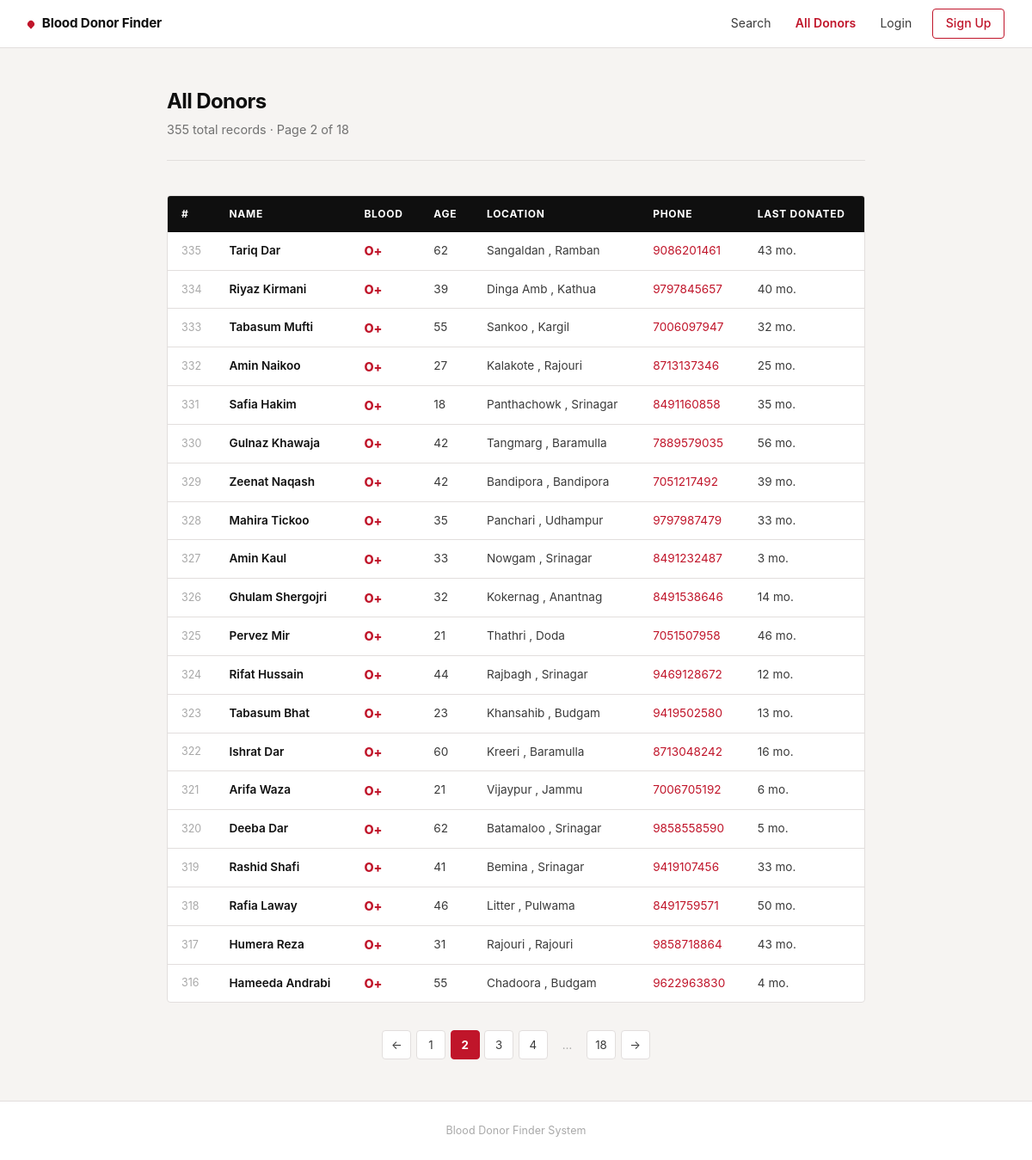
The page /donors?page=2 on the database its author committed.
### tables this page shows
CREATE TABLE donors (
    id INTEGER PRIMARY KEY AUTOINCREMENT,
    Name TEXT NOT NULL, Gender TEXT, Age INTEGER,
    Email TEXT, Phone TEXT, District TEXT, City TEXT,
    Blood_group TEXT, Months_since_last_donation INTEGER
);

### app.py (the view)
@app.route("/donors")
def all_donors():
    page     = max(1, int(request.args.get("page", 1)))
    per_page = 20
    offset   = (page - 1) * per_page
    conn  = get_db()
    total = conn.execute("SELECT COUNT(*) FROM donors").fetchone()[0]
    rows  = conn.execute(
        "SELECT * FROM donors ORDER BY id DESC LIMIT ? OFFSET ?",
        (per_page, offset)
    ).fetchall()
    conn.close()
    total_pages = max(1, (total + per_page - 1) // per_page)
    return render_template("donors.html",
                           donors=rows, page=page,
                           total_pages=total_pages, total=total)

### app.py (called while the page is built)
def get_db():
    conn = sqlite3.connect(DATABASE)
    conn.row_factory = sqlite3.Row
    return conn

### templates/donors.html (shortened to what this page needs)
{% extends "base.html" %}
{% block content %}
<div class="container">
  <div class="page-header">
    <h2>All Donors</h2>
    <p>{{ total }} total records · Page {{ page }} of {{ total_pages }}</p>
  </div>
  <div class="table-wrap">
    <table>
      <thead>
        <tr>
          <th>#</th>
          <th>Name</th>
          <th>Blood</th>
          <th>Age</th>
          <th>Location</th>
          <th>Phone</th>
          <th>Last Donated</th>
        </tr>
      </thead>
      <tbody>
        {% for donor in donors %}
        <tr>
          <td class="id-cell">{{ donor['id'] }}</td>
          <td class="name-cell">{{ donor['Name'] }}</td>
          <td class="blood-cell">{{ donor['Blood_group'] }}</td>
          <td>{{ donor['Age'] or '—' }}</td>
          <td>
            {% if donor['City'] %}{{ donor['City'] }}{% endif %}
            {% if donor['City'] and donor['District'] %}, {% endif %}
            {% if donor['District'] %}{{ donor['District'] }}{% endif %}
          </td>
          <td class="phone-cell">
            {% if donor['Phone'] %}
              <a href="tel:{{ donor['Phone'] }}">{{ donor['Phone'] }}</a>
            {% else %}—{% endif %}
          </td>
          <td>
            {% if donor['Months_since_last_donation'] is not none %}
              {{ donor['Months_since_last_donation'] }} mo.
            {% else %}—{% endif %}
          </td>
        </tr>
        {% endfor %}
      </tbody>
    </table>
  </div>
  {% if total_pages > 1 %}
  <nav class="pagination" aria-label="Pagination">
    {% if page > 1 %}
      <a href="/donors?page={{ page - 1 }}" aria-label="Previous">←</a>
    {% endif %}
    {% for p in range(1, total_pages + 1) %}
      {% if p == page %}
        <span class="pg-current">{{ p }}</span>
      {% elif p == 1 or p == total_pages
              or (p >= page - 2 and p <= page + 2) %}
        <a href="/donors?page={{ p }}">{{ p }}</a>
      {% elif p == page - 3 or p == page + 3 %}
        <span class="pg-ellipsis">…</span>
      {% endif %}
    {% endfor %}
    {% if page < total_pages %}
      <a href="/donors?page={{ page + 1 }}" aria-label="Next">→</a>
    {% endif %}
  </nav>
  {% endif %}
</div>
{% endblock %}

### static/style.css (style rules this page uses)
:root { --red: #C0152A; --red-dark: #96101F; --red-muted: #f7e8ea; --ink: #0f0f0f; --ink-2: #3a3a3a; --ink-3: #717171; --ink-4: #a8a8a8; --surface: #ffffff; --bg: #f6f4f2; --border: #e2dedd; --border-strong:#c8c2bf; --font: -apple-system, BlinkMacSystemFont, "Segoe UI", Roboto, "Helvetica Neue", Arial, sans-serif; --mono: "SF Mono", "Fira Code", "Courier New", monospace; --radius: 4px; --nav-h: 56px; --container: 860px; --transition: 0.18s ease; }
*, *::before, *::after { box-sizing: border-box; margin: 0; padding: 0; }
html { scroll-behavior: smooth; }
body { font-family: var(--font); background: var(--bg); color: var(--ink); line-height: 1.6; font-size: 15px; min-height: 100vh; display: flex; flex-direction: column; }
a { color: inherit; text-decoration: none; }
.container { width: 100%; max-width: var(--container); margin: 0 auto; padding: 3rem 1.5rem; flex: 1; }
.page-header { margin-bottom: 2.5rem; padding-bottom: 1.5rem; border-bottom: 1px solid var(--border); }
.page-header h1, .page-header h2 { font-size: 1.5rem; font-weight: 700; letter-spacing: -0.025em; color: var(--ink); line-height: 1.2; margin-bottom: 0.4rem; }
.page-header p { color: var(--ink-3); font-size: 0.9rem; }
.table-wrap { border: 1px solid var(--border); border-radius: var(--radius); overflow: hidden; overflow-x: auto; background: var(--surface); }
table { width: 100%; border-collapse: collapse; font-size: 0.85rem; }
thead th { background: var(--ink); color: #fff; padding: 0.7rem 1rem; text-align: left; font-size: 0.75rem; font-weight: 700; text-transform: uppercase; letter-spacing: 0.06em; white-space: nowrap; }
thead th:first-child { width: 48px; }
tbody td { padding: 0.65rem 1rem; border-bottom: 1px solid var(--border); color: var(--ink-2); vertical-align: middle; }
tbody tr:last-child td { border-bottom: none; }
td.blood-cell { font-weight: 800; font-size: 0.9rem; color: var(--red); letter-spacing: -0.01em; }
td.id-cell { color: var(--ink-4); font-size: 0.78rem; }
td.name-cell { font-weight: 600; color: var(--ink); }
td.phone-cell a { color: var(--red); }
.pagination { display: flex; align-items: center; justify-content: center; gap: 0.35rem; margin-top: 2rem; flex-wrap: wrap; }
.pagination a, .pagination span { display: inline-flex; align-items: center; justify-content: center; min-width: 34px; height: 34px; padding: 0 0.5rem; border: 1px solid var(--border); border-radius: var(--radius); font-size: 0.83rem; color: var(--ink-2); background: var(--surface); transition: border-color var(--transition), color var(--transition), background var(--transition); text-decoration: none; }
.pagination .pg-current { background: var(--red); border-color: var(--red); color: #fff; font-weight: 700; }
.pagination .pg-ellipsis { border: none; background: none; color: var(--ink-4); cursor: default; }

### rows shown on the page
donors: id "335", Name "Tariq Dar", Blood_group "O+", Age "62", City "Sangaldan", District "Ramban", Phone "9086201461", Months_since_last_donation "43"
donors: id "334", Name "Riyaz Kirmani", Blood_group "O+", Age "39", City "Dinga Amb", District "Kathua", Phone "9797845657", Months_since_last_donation "40"
donors: id "333", Name "Tabasum Mufti", Blood_group "O+", Age "55", City "Sankoo", District "Kargil", Phone "7006097947", Months_since_last_donation "32"
donors: id "332", Name "Amin Naikoo", Blood_group "O+", Age "27", City "Kalakote", District "Rajouri", Phone "8713137346", Months_since_last_donation "25"
donors: id "331", Name "Safia Hakim", Blood_group "O+", Age "18", City "Panthachowk", District "Srinagar", Phone "8491160858", Months_since_last_donation "35"
donors: id "330", Name "Gulnaz Khawaja", Blood_group "O+", Age "42", City "Tangmarg", District "Baramulla", Phone "7889579035", Months_since_last_donation "56"
donors: id "329", Name "Zeenat Naqash", Blood_group "O+", Age "42", City "Bandipora", District "Bandipora", Phone "7051217492", Months_since_last_donation "39"
donors: id "328", Name "Mahira Tickoo", Blood_group "O+", Age "35", City "Panchari", District "Udhampur", Phone "9797987479", Months_since_last_donation "33"
donors: id "327", Name "Amin Kaul", Blood_group "O+", Age "33", City "Nowgam", District "Srinagar", Phone "8491232487", Months_since_last_donation "3"
donors: id "326", Name "Ghulam Shergojri", Blood_group "O+", Age "32", City "Kokernag", District "Anantnag", Phone "8491538646", Months_since_last_donation "14"
donors: id "325", Name "Pervez Mir", Blood_group "O+", Age "21", City "Thathri", District "Doda", Phone "7051507958", Months_since_last_donation "46"
donors: id "324", Name "Rifat Hussain", Blood_group "O+", Age "44", City "Rajbagh", District "Srinagar", Phone "9469128672", Months_since_last_donation "12"
donors: id "323", Name "Tabasum Bhat", Blood_group "O+", Age "23", City "Khansahib", District "Budgam", Phone "9419502580", Months_since_last_donation "13"
donors: id "322", Name "Ishrat Dar", Blood_group "O+", Age "60", City "Kreeri", District "Baramulla", Phone "8713048242", Months_since_last_donation "16"
donors: id "321", Name "Arifa Waza", Blood_group "O+", Age "21", City "Vijaypur", District "Jammu", Phone "7006705192", Months_since_last_donation "6"
donors: id "320", Name "Deeba Dar", Blood_group "O+", Age "62", City "Batamaloo", District "Srinagar", Phone "9858558590", Months_since_last_donation "5"
donors: id "319", Name "Rashid Shafi", Blood_group "O+", Age "41", City "Bemina", District "Srinagar", Phone "9419107456", Months_since_last_donation "33"
donors: id "318", Name "Rafia Laway", Blood_group "O+", Age "46", City "Litter", District "Pulwama", Phone "8491759571", Months_since_last_donation "50"
donors: id "317", Name "Humera Reza", Blood_group "O+", Age "31", City "Rajouri", District "Rajouri", Phone "9858718864", Months_since_last_donation "43"
donors: id "316", Name "Hameeda Andrabi", Blood_group "O+", Age "55", City "Chadoora", District "Budgam", Phone "9622963830", Months_since_last_donation "4"

### other values the page prints
{{ total }} "355"
{{ page }} "2"
{{ total_pages }} "18"
{{ p }} "1" "3" "4" "18"
{{ p }} "2"
